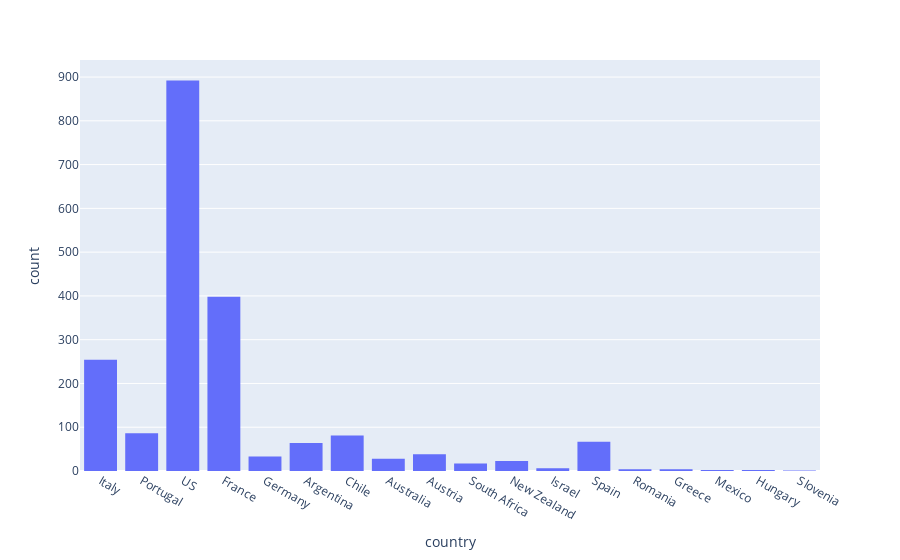

Notebook source saved alongside this figure:
### Code cell
import plotly.express as px
fig = px.histogram(df, x="country") # shows the different countries and their counts
fig.show()

### Figure 1 — Plotly figure (JSON) as saved in the notebook; plotly's stock layout.template omitted (floating-point values rounded to 4 significant figures; data arrays with more than 128 entries replaced by an {"elided": "..."} marker saying what was removed)
{"data": [{"alignmentgroup": "True", "bingroup": "x", "hovertemplate": "country=%{x}<br>count=%{y}<extra></extra>", "legendgroup": "", "marker": {"color": "#636efa", "pattern": {"shape": ""}}, "name": "", "offsetgroup": "", "orientation": "v", "showlegend": false, "type": "histogram", "x": {"elided": "2000 str values"}, "xaxis": "x", "yaxis": "y"}], "layout": {"barmode": "relative", "legend": {"tracegroupgap": 0}, "margin": {"t": 60}, "xaxis": {"anchor": "y", "domain": [0, 1], "title": {"text": "country"}}, "yaxis": {"anchor": "x", "domain": [0, 1], "title": {"text": "count"}}}}
